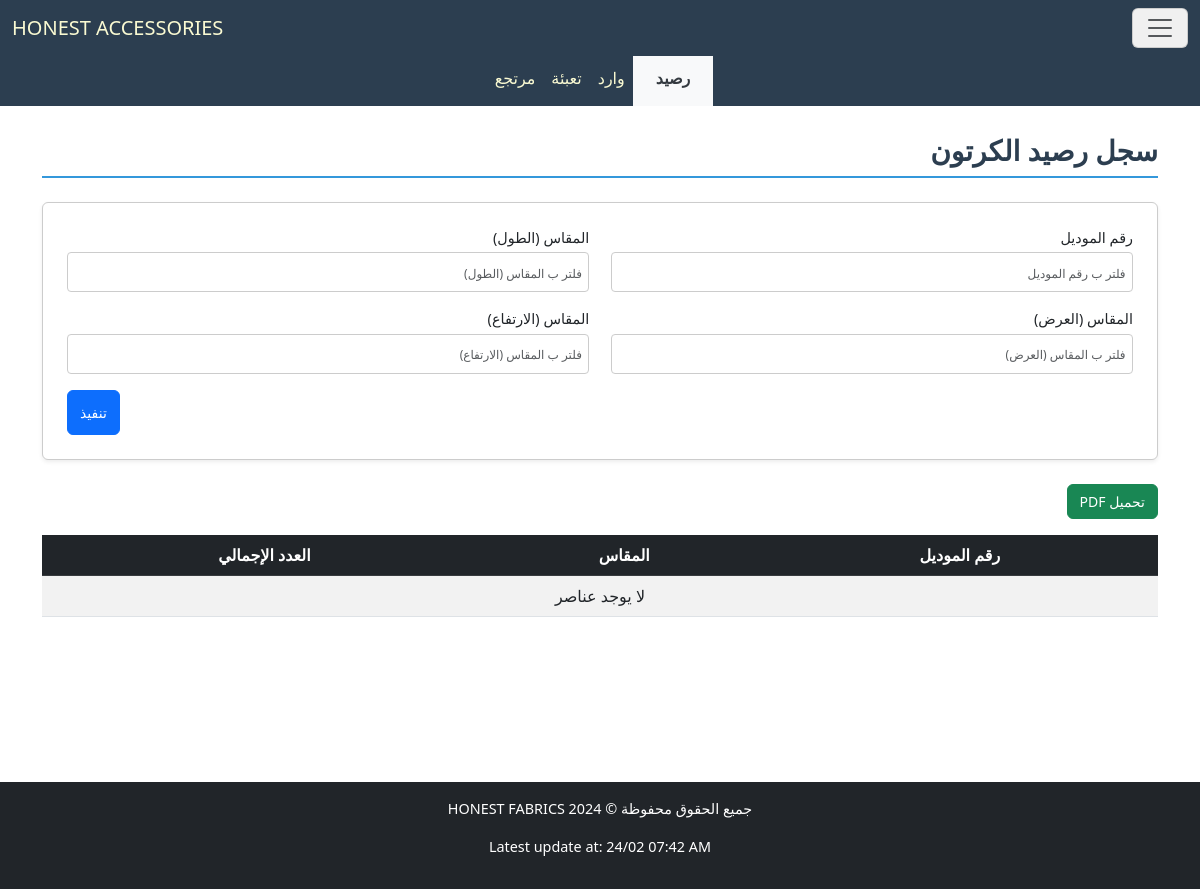
The app's page /accessories/CartonStock/, older data.
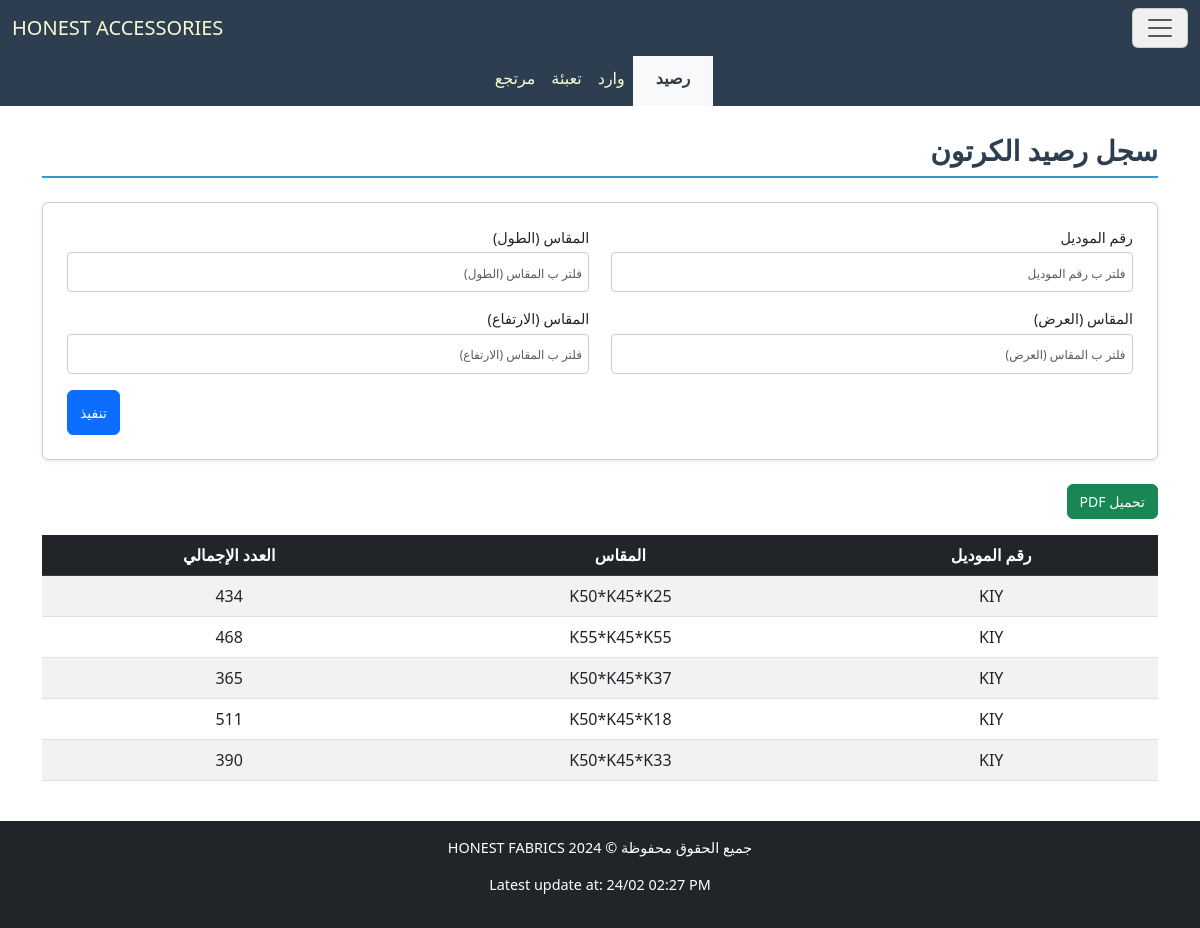
The same page, newer data.
### accessories/models.py (models this page shows)
class CartonBaseModel(IDBaseModel):
    model_number = models.CharField("رقم الموديل", max_length=255, null=True, blank=True)
    length = models.CharField("المقاس (الطول)", max_length=255, null=True, blank=True)
    width = models.CharField("المقاس (العرض)", max_length=255, null=True, blank=True)
    height = models.CharField("المقاس (الارتفاع)", max_length=255, null=True, blank=True)
    total_quantity = models.IntegerField("العدد الإجمالي", null=True, blank=True)
    class Meta:
        abstract = True

class CartonStock(CartonBaseModel):
    pass

### accessories/views.py (the view)
# urls.py: path('CartonStock/', CartonStockView.as_view(), name='CartonStockView'),
class CartonStockView(FilterableListView):
    template_name = "accessories/CartonStock.html"
    model = CartonStock
    filter_fields = ['model_number', 'length', 'width', 'height']
    columns = ["رقم الموديل","المقاس (الطول)","المقاس (العرض)","المقاس (الارتفاع)","العدد الإجمالي"]

### accessories/views.py (called while the page is built)
    def get_queryset(self):
        queryset = super().get_queryset()
        filters = Q()
        for field in self.filter_fields:
            filter_value = self.request.GET.get(field)
            if filter_value:
                filters &= Q(**{f"{field}__icontains": filter_value})
        filtered_queryset = queryset.filter(filters)
        try:
            filtered_queryset = filtered_queryset.order_by('-date')
        except:
            pass
        return filtered_queryset

    def get_context_data(self, **kwargs):
        context = super().get_context_data(**kwargs)
        update = Updates.objects.all().order_by('-date').first()
        context['update'] = localtime(update.date).strftime("%d/%m %I:%M %p") if update and update.date else None
        context['columns'] = self.columns
        model_meta = self.model._meta
        context['filter_fields'] = [
            {
                'field_name': field,
                'verbose_name': model_meta.get_field(field).verbose_name,
                'value': self.request.GET.get(field) or "",
            }
            for field in self.filter_fields
        ]
        return context

### accessories/templates/accessories/CartonStock.html (shortened to what this page needs)
{% extends "accessories/layout.html" %}
{% load static %}
{% block home_page %}
<a class="navbar-brand" href="{% url 'CartonSuppliesView' %}">HONEST ACCESSORIES</a>
{% endblock %}
{% block navbar_links_small %}
<li class="p-2 nav-item nav_link_active">
    <a class="nav-link" aria-current="page" href="{% url 'CartonStockView' %}">رصيد</a>
</li>
<li class="p-2 nav-item">
    <a class="nav-link active" aria-current="page" href="{% url 'CartonSuppliesView' %}">وارد</a>
</li>
<li class="p-2 nav-item">
    <a class="nav-link active" aria-current="page" href="{% url 'PackagingCartonView' %}">تعبئة</a>
</li>
<li class="p-2 nav-item">
    <a class="nav-link active" aria-current="page" href="{% url 'ReturnCartonView' %}">مرتجع</a>
</li>
{% endblock %}
{% block body %}
    <h2 class="section-title pt-4">سجل رصيد الكرتون</h2>
    <form method="get" class="filter-form-flex mb-4 p-4 rounded shadow-sm">
        {% for filter_field in filter_fields %}
        <div class="form-group mb-3">
            <label for="filter_{{ forloop.counter }}" class="form-label">{{ filter_field.verbose_name }}</label>
            <input type="text" id="filter_{{ forloop.counter }}" name="{{ filter_field.field_name }}"
                   placeholder="فلتر ب {{ filter_field.verbose_name }}"
                   class="form-control"
                   value="{{ filter_field.value }}">
        </div>
        {% endfor %}
        <div class="submit-container">
            <button type="submit" class="btn btn-primary submit-btn">تنفيذ</button>
        </div>
    </form>
    <button onclick="generatePDF()" class="btn btn-success mb-3">تحميل PDF</button>
    <div style="overflow-y: auto; max-height: 70vh; position: relative;" class="table-responsive mb-4">
        <table id="data-table" class="table table-striped">
            <thead class="table-dark">
                <tr>
                    <th style="position: sticky; top: 0;" >رقم الموديل</th>
                    <th style="position: sticky; top: 0;" >المقاس</th>
                    <th style="position: sticky; top: 0;" >العدد الإجمالي</th>
                </tr>
            </thead>
            <tbody>
                {% for model in models %}
                <tr>
                    <td>{{ model.model_number }}</td>
                    <td>{{ model.length }}*{{ model.width }}*{{ model.height }}</td>
                    <td>{{ model.total_quantity }}</td>
                </tr>
                {% empty %}
                <tr>
                    <td colspan="5" class="text-center">لا يوجد عناصر</td>
                </tr>
                {% endfor %}
            </tbody>
        </table>
    </div>
{% endblock body %}

Row changes from the older to the newer data that the page shows:
added CartonStock: model_number "KIY", length "K50", width "K45", height "K25", total_quantity "434"
added CartonStock: model_number "KIY", length "K55", width "K45", height "K55", total_quantity "468"
added CartonStock: model_number "KIY", length "K50", width "K45", height "K37", total_quantity "365"
added CartonStock: model_number "KIY", length "K50", width "K45", height "K18", total_quantity "511"
added CartonStock: model_number "KIY", length "K50", width "K45", height "K33", total_quantity "390"
Text that changed along with them:
{{ update }}: "24/02 07:42 AM" → "24/02 02:27 PM"
text no longer shown: "لا يوجد عناصر"
